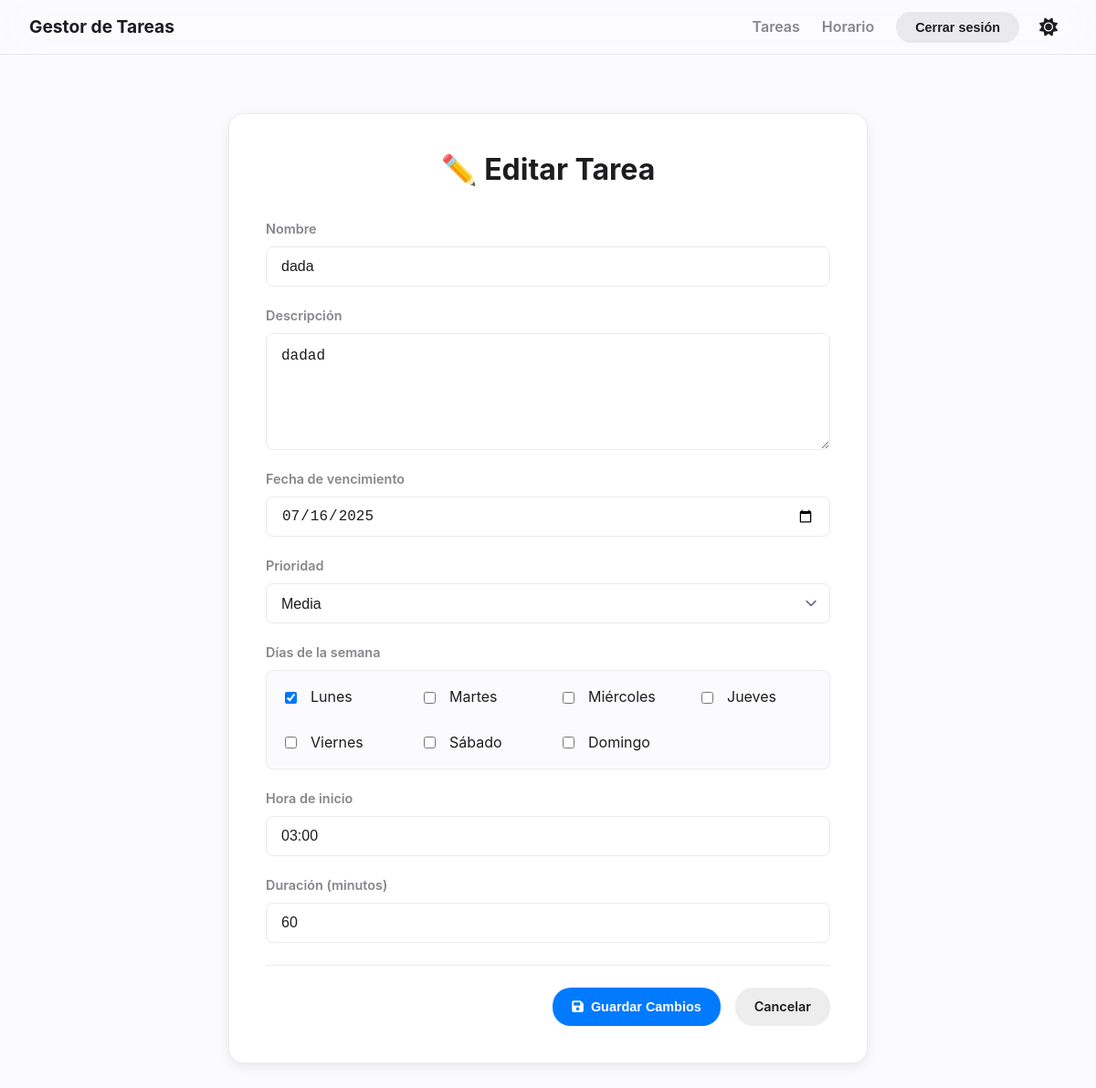
/task/30/edit/ (signed in), run on an earlier commit of the app's database.
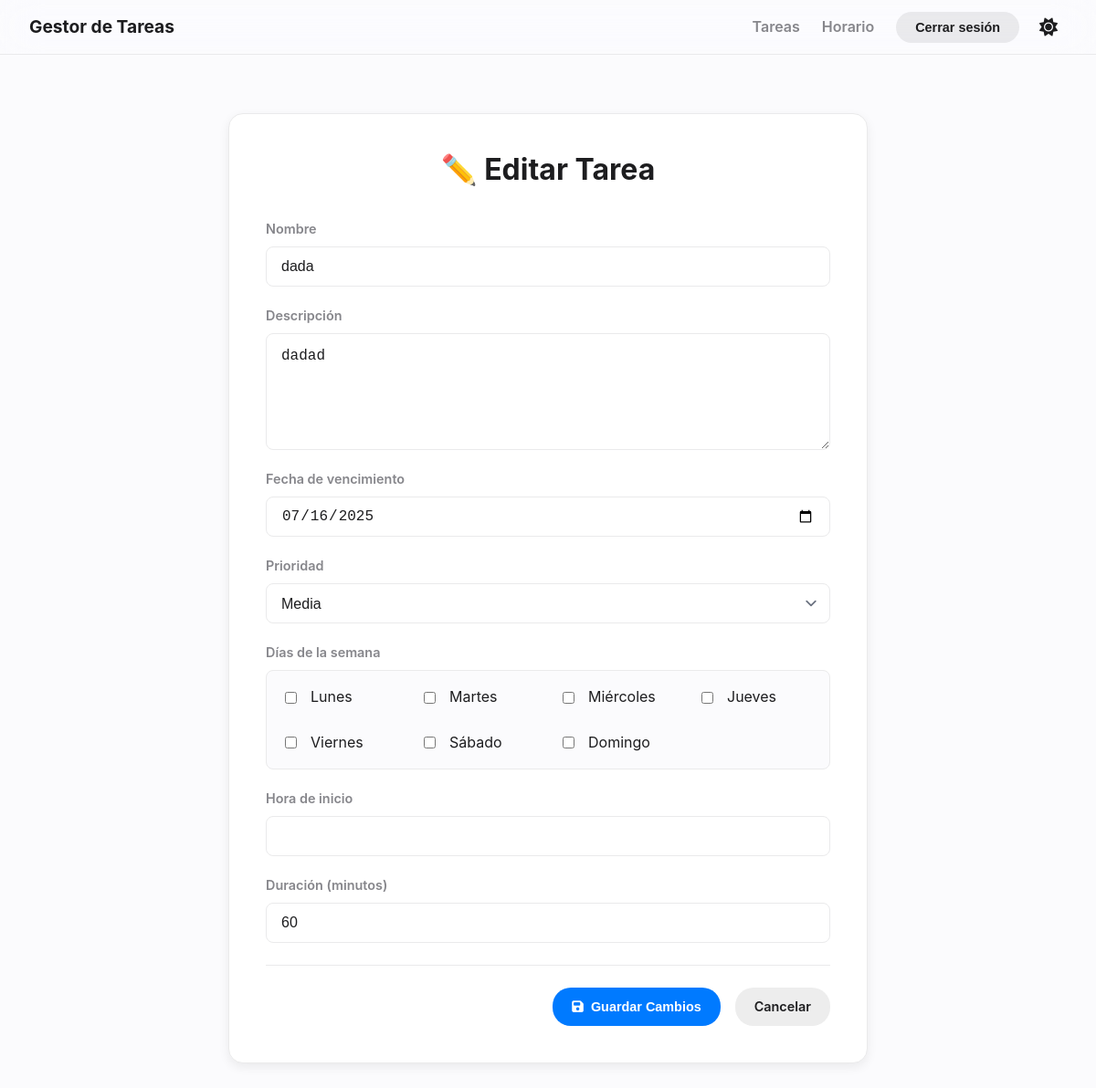
And on a later commit of the database.
### tareas/models.py (models this page shows, shortened)
class Task(models.Model):
    ESTADO_CHOICES = [
        ('pendiente', _('Pendiente')),
        ('completada', _('Completada')),
        ('vencida', _('Vencida')),
    ]
    PRIORIDAD_CHOICES = [
        ('alta', _('Alta')),
        ('media', _('Media')),
        ('baja', _('Baja')),
    ]
    DAYS_OF_WEEK = [
        ('Monday', _('Lunes')),
        ('Tuesday', _('Martes')),
        ('Wednesday', _('Miércoles')),
        ('Thursday', _('Jueves')),
        ('Friday', _('Viernes')),
        ('Saturday', _('Sábado')),
        ('Sunday', _('Domingo')),
    ]
    nombre = models.CharField(max_length=200, verbose_name=_('Nombre'))
    descripcion = models.TextField(verbose_name=_('Descripción'))
    fecha_vencimiento = models.DateField(verbose_name=_('Fecha de vencimiento'))
    estado = models.CharField(max_length=20, choices=[('pendiente', _('Pendiente')), ('completada', _('Completada'))], default='pendiente', verbose_name=_('Estado'))
    prioridad = models.CharField(max_length=10, choices=PRIORIDAD_CHOICES, default='media', verbose_name=_('Prioridad'))
    usuario = models.ForeignKey(User, on_delete=models.CASCADE, verbose_name=_('Usuario'))
    dia_semana = models.JSONField(default=list, blank=True, null=True, verbose_name=_('Días de la semana'))
    hora_inicio = models.TimeField(blank=True, null=True, verbose_name=_('Hora de inicio'))
    duracion_minutos = models.IntegerField(default=60, verbose_name=_('Duración (minutos)'))
    scheduled_dia_semana = models.JSONField(default=list, blank=True, null=True)
    scheduled_hora_inicio = models.TimeField(blank=True, null=True)
    recordatorio_enviado = models.BooleanField(default=False, verbose_name=_('Recordatorio enviado'))

### tareas/views.py (the view)
# urls.py: path('task/<int:pk>/edit/', views.TaskUpdateView.as_view(), name='task-update'),
class TaskUpdateView(LoginRequiredMixin, SuccessMessageMixin, UpdateView):
    model = Task
    form_class = TaskForm
    template_name = 'tareas/task_form.html'
    success_url = reverse_lazy('task-list')
    success_message = "📝 ¡Tarea actualizada correctamente!"
    def get_queryset(self):
        return Task.objects.filter(usuario=self.request.user)

### tareas/context_processors.py (called while the page is built)
def greeting_context_processor(request):
    context = {}
    current_hour = datetime.now().hour
    if 5 <= current_hour < 12:
        context['greeting'] = "Buenos días"
    elif 12 <= current_hour < 19:
        context['greeting'] = "Buenas tardes"
    else:
        context['greeting'] = "Buenas noches"
    if request.user.is_authenticated:
        tasks_today_count = Task.objects.filter(
            usuario=request.user,
            fecha_vencimiento=date.today(),
            estado='pendiente'
        ).count()
        context['tasks_today_count'] = tasks_today_count
    else:
        context['tasks_today_count'] = 0
    return context

### templates/tareas/task_form.html (shortened to what this page needs)
{% extends "base.html" %}
{% load static %}
{% load widget_tweaks %}
{% block content %}
<div class="form-container">
    <form method="post" class="styled-form" novalidate>
        <h1>{% if form.instance.pk %}✏️ Editar Tarea{% else %} Nueva Tarea{% endif %}</h1>
        {% for field in form %}
            <div class="form-group" id="group_{{ field.id_for_label }}">
                <label for="{{ field.id_for_label }}" class="form-label">{{ field.label }}</label>
                {% if field.name == 'dia_semana' %}
                    <div class="checkbox-multiple-group">
                        {% for choice in field %}
                            <div class="checkbox-group">
                                {{ choice.tag }}
                                <label for="{{ choice.id_for_label }}">{{ choice.choice_label }}</label>
                            </div>
                        {% endfor %}
                    </div>
                {% else %}
                    {% if field.name == 'hora_inicio' %}
                        {% render_field field class="form-control time-picker-input" %}
                    {% else %}
                        {% render_field field class="form-control" %}
                    {% endif %}
                {% endif %}
            </div>
        {% endfor %}
        <div class="form-actions">
            <button type="submit" class="btn btn-primary">
                <i class="fas fa-save"></i> Guardar Cambios
            </button>
            <a href="{% url 'task-list' %}" class="btn btn-secondary">Cancelar</a>
        </div>
    </form>
</div>
{% endblock %}

What changed in the data, as far as the page shows it:
changed Task "dada": hora_inicio "03:00" → (not shown)
Also different on the page:
form field dia_semana: "☑" → "☐"
